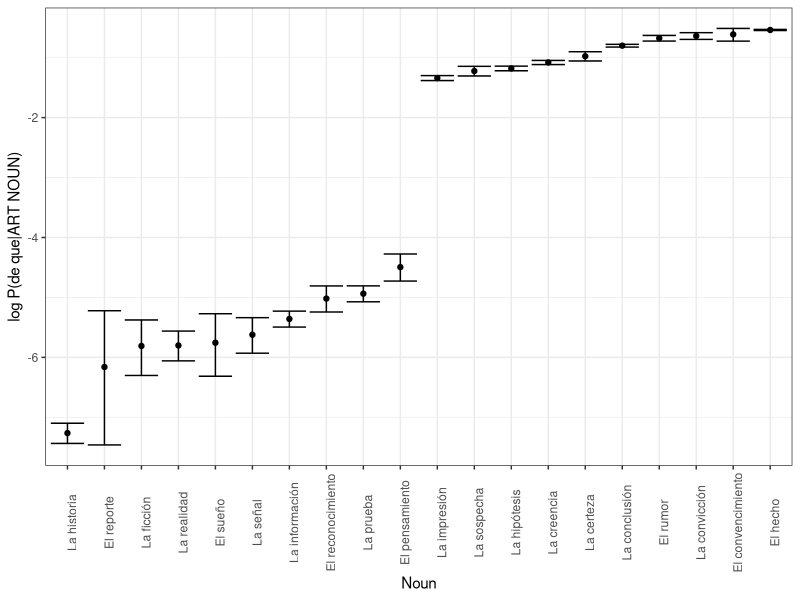

Write the R code that produced this figure.
nouns = read.csv("nouns_spanish.tsv", sep="\t")

library(ggplot2)
library(tidyr)
library(dplyr)


CILower = c()
CIUpper = c()

for(i in 1:nrow(nouns)) {
   joint = round((nouns$Joint[[i]]))
   unigram = round((nouns$Unigram[[i]]))
   CILower = c(CILower, log(binom.test(joint, unigram)$conf.int[[1]]))
   CIUpper = c(CIUpper, log(binom.test(joint, unigram)$conf.int[[2]]))

}

nouns$CILower = CILower
nouns$CIUpper = CIUpper

nouns$Conditional = log(nouns$Joint/nouns$Unigram)
nouns$Noun = factor(nouns$Noun, levels=nouns$Noun[order(nouns$Conditional)])

plot = ggplot(nouns, aes(y=Conditional, x=Noun)) + geom_point() + geom_errorbar(aes(ymax=CIUpper, ymin=CILower)) + theme_bw() + theme(axis.text.x=element_text(angle = 90)) + ylab("log P(de que|ART NOUN)")
ggsave(plot, file="../figures/nouns_spanish.pdf", width=5, height=4)
